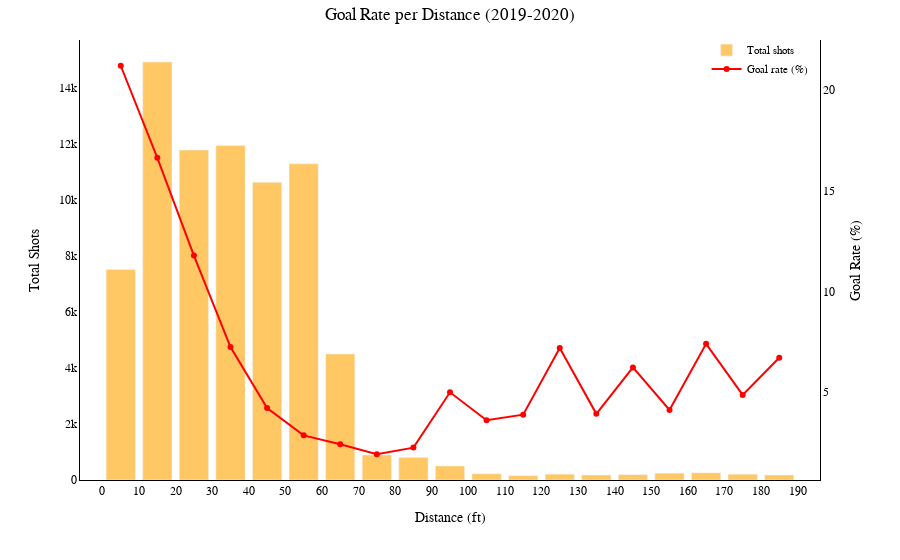

Notebook code for this chart:
### Code cell
shots, rate, rate_of_shots = calculate_metrics(df_2019)

fig = go.Figure()

fig.add_trace(go.Bar(
    x=(shots.index.astype(int) + bin_size/2),  # bin midpoints
    y=shots.values,
    name="Total shots",
    marker_color="orange",
    opacity=0.6,
    yaxis="y1"
))

fig.add_trace(go.Scatter(
    x=(rate.index.astype(int) + bin_size/2),
    y=rate.values,
    name="Goal rate (%)",
    mode="markers+lines",
    marker=dict(color="red"),
    yaxis="y2"
))


family_titles="Times New Roman"
fig.update_layout(
    plot_bgcolor="white",
    paper_bgcolor="white",
    title=dict(
    text="Goal Rate per Distance (2019-2020)",
    font=dict(size=17, family=family_titles, color="black"),  # title font
    x=0.5,
    pad=dict(t=1)

    ),
    xaxis=dict(
        title=dict(
            text="Distance (ft)",
            font=dict(size=14, family=family_titles, color="black")
        ),
        tickfont=dict(size=12, family=family_titles, color="black"),
        showgrid=False,
        zeroline=False,      
        showline=True,       
        linecolor="black",   
        linewidth=1        
    ),
    yaxis=dict(
        title=dict(
            text="Total Shots",
            font=dict(size=14, family=family_titles, color="black")
        ),
        tickfont=dict(size=12, family=family_titles, color="black"),
        showgrid=False,
        zeroline=False,      
        showline=True,       
        linecolor="black",   
        linewidth=1        
    ),
    yaxis2=dict(
        title=dict(
            text="Goal Rate (%)",
            font=dict(size=14, family=family_titles, color="black")
        ),
        tickfont=dict(size=12, family=family_titles, color="black"),
        overlaying="y",
        side="right",
        showgrid=False,
        zeroline=False,      
        showline=True,       
        linecolor="black",   
        linewidth=1        
    ),
    legend=dict(
        x=0.99, y=1.01,              
        xanchor="right", yanchor="top",
        font=dict(size=11, family=family_titles, color="black"),
        bgcolor="rgba(255,255,255,0.5)"  # optional background
    ),
    barmode="group",
    margin=dict(t=40)
    )

fig.update_xaxes(
    tick0=0,   # where ticks start
    dtick=10,  # step size
    tickmode="linear"
)

#fig.add_annotation(
#    text=caption,
#    xref="paper", yref="paper",
#    x=1.1, y=-0.4,
#    showarrow=False,
#    font=dict(size=12, family=family_titles, color="black"),
#    align="left"
#)


#fig.write_image("distance2019.png", scale=5)
fig.show()

### Figure 1 — Plotly figure (JSON) as saved in the notebook; plotly's stock layout.template omitted (floating-point values rounded to 4 significant figures)
{"data": [{"marker": {"color": "orange"}, "name": "Total shots", "opacity": 0.6, "type": "bar", "x": [5.0, 15.0, 25.0, 35.0, 45.0, 55.0, 65.0, 75.0, 85.0, 95.0, 105.0, 115.0, 125.0, 135.0, 145.0, 155.0, 165.0, 175.0, 185.0], "y": [7517, 14920, 11778, 11940, 10628, 11287, 4499, 896, 807, 502, 223, 155, 209, 179, 193, 244, 257, 206, 179], "yaxis": "y"}, {"marker": {"color": "red"}, "mode": "markers+lines", "name": "Goal rate (%)", "type": "scatter", "x": [5.0, 15.0, 25.0, 35.0, 45.0, 55.0, 65.0, 75.0, 85.0, 95.0, 105.0, 115.0, 125.0, 135.0, 145.0, 155.0, 165.0, 175.0, 185.0], "y": [21.22, 16.64, 11.78, 7.23, 4.2, 2.84, 2.4, 1.9, 2.23, 4.98, 3.59, 3.87, 7.18, 3.91, 6.22, 4.1, 7.39, 4.85, 6.7], "yaxis": "y2"}], "layout": {"barmode": "group", "legend": {"bgcolor": "rgba(255,255,255,0.5)", "font": {"color": "black", "family": "Times New Roman", "size": 11}, "x": 0.99, "xanchor": "right", "y": 1.01, "yanchor": "top"}, "margin": {"t": 40}, "paper_bgcolor": "white", "plot_bgcolor": "white", "title": {"font": {"color": "black", "family": "Times New Roman", "size": 17}, "pad": {"t": 1}, "text": "Goal Rate per Distance (2019-2020)", "x": 0.5}, "xaxis": {"dtick": 10, "linecolor": "black", "linewidth": 1, "showgrid": false, "showline": true, "tick0": 0, "tickfont": {"color": "black", "family": "Times New Roman", "size": 12}, "tickmode": "linear", "title": {"font": {"color": "black", "family": "Times New Roman", "size": 14}, "text": "Distance (ft)"}, "zeroline": false}, "yaxis": {"linecolor": "black", "linewidth": 1, "showgrid": false, "showline": true, "tickfont": {"color": "black", "family": "Times New Roman", "size": 12}, "title": {"font": {"color": "black", "family": "Times New Roman", "size": 14}, "text": "Total Shots"}, "zeroline": false}, "yaxis2": {"linecolor": "black", "linewidth": 1, "overlaying": "y", "showgrid": false, "showline": true, "side": "right", "tickfont": {"color": "black", "family": "Times New Roman", "size": 12}, "title": {"font": {"color": "black", "family": "Times New Roman", "size": 14}, "text": "Goal Rate (%)"}, "zeroline": false}}}
